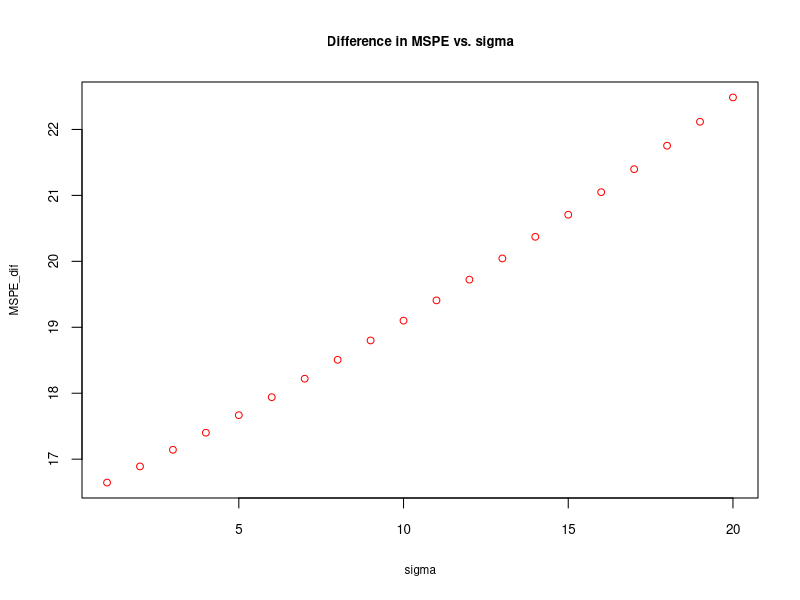

The R source for this figure: (Note: a time limit stopped this script after it produced the figure.)
## ---- chunk 1
# Population
populationX <- c(0, 3, 12)

#Container to have repeated samples
samples <- matrix(0, 2000, 3)
colnames(samples) <- c("FirstX", "SecondX", "ThirdX")

# Random samples from population
set.seed(123)
for (i in 1:nrow(samples)) {
  samples[i, ] <- sample(populationX, 3, replace = TRUE)
}
head(samples)
## ---- chunk 2
library(corrplot)

# Check if E(x_1)=E(x_2)=E(x_3)
round(colMeans(samples),2)

# Check if Var(x_1)=Var(x_2)=Var(x_3)
apply(samples, 2, var)

# Check correlation
cor(samples)

# Note that if we use only unique set of samples
uniqsam <- unique(samples)
colMeans(uniqsam)
apply(uniqsam, 2, var)
cor(uniqsam)
## ---- chunk 3
# Xbar
X_bar <- c() 
for(i in 1:nrow(samples)){
  X_bar[i] <- sum(samples[i, ]) / ncol(samples)
}

mean(X_bar)

# Xhat
X_hat <- c()
for(i in 1:nrow(samples)){
  X_hat[i] <- 0.5*samples[i, 1] + 0.5*samples[i, 3]
}

mean(X_hat)

# Xtilde
X_tilde <- c()
for(i in 1:nrow(samples)){
  X_tilde[i] <- samples[i,3]
}

mean(X_tilde)
## ---- chunk 4
var(X_bar)
var(X_hat)
var(X_tilde)
## ---- chunk 5
# The same example here again
populationX <- c(0, 3, 12)

# A container to have 2000 samples
Ms <- 2000 
samples <- matrix(0, Ms, 3)
colnames(samples) <- c("FirstX", "SecondX", "ThirdX")

# All samples (with replacement always)
set.seed(123)
for (i in 1:nrow(samples)) {
  samples[i, ] <- sample(populationX, 3, replace = TRUE)
}
head(samples)
## ---- chunk 6
# Container to record all predictions
predictions <- matrix(0, Ms, 2)

# fhat_1 = 9
for (i in 1:Ms) {
  predictions[i,1] <- 9
}

# fhat_2 - mean
for (i in 1:Ms) {
  predictions[i,2] <- sum(samples[i,])/length(samples[i,])
}

head(predictions)
## ---- chunk 7
# MSPE
MSPE <- matrix(0, Ms, 2)
for (i in 1:Ms) {
  MSPE[i,1] <- mean((populationX-predictions[i,1])^2)
  MSPE[i,2] <- mean((populationX-predictions[i,2])^2)
}
head(MSPE)

# Bias
bias1 <- mean(populationX)-mean(predictions[,1])
bias2 <- mean(populationX)-mean(predictions[,2])

# Variance (predictor)
var1 <- var(predictions[,1])
var2 <- var(predictions[,2])

# Variance (epsilon)
var_eps <- mean((populationX-mean(populationX))^2)
## ---- chunk 8
VBtradeoff <- matrix(0, 2, 4)
rownames(VBtradeoff) <- c("fhat_1", "fhat_2")
colnames(VBtradeoff) <- c("Bias", "Var(fhat)", "Var(eps)", "MSPE")
VBtradeoff[1,1] <- bias1^2
VBtradeoff[2,1] <- bias2^2
VBtradeoff[1,2] <- var1
VBtradeoff[2,2] <- var2
VBtradeoff[1,3] <- var_eps
VBtradeoff[2,3] <- var_eps
VBtradeoff[1,4] <- mean(MSPE[,1])
VBtradeoff[2,4] <- mean(MSPE[,2])
round(VBtradeoff, 3)
## ---- chunk 9
colMeans(MSPE)
## ---- chunk 10
pred <- c()

# The magnitude of bias
alpha <- (mean(populationX))^2/((mean(populationX)^2 + var_eps/3))
alpha

# Biased predictor
for (i in 1:Ms) {
  pred[i] <- alpha*predictions[i, 2]
}

# Check if E(alpha*Xbar) = alpha*mu_x
mean(pred)
alpha*mean(populationX)

# MSPE
MSPE_biased <- c()
for (i in 1:Ms) {
  MSPE_biased[i] <- mean((populationX-pred[i])^2)
}
mean(MSPE_biased)
## ---- chunk 11
VBtradeoff <- matrix(0, 3, 4)
rownames(VBtradeoff) <- c("fhat_1", "fhat_2", "fhat_3")
colnames(VBtradeoff) <- c("Bias", "Var(fhat)", "Var(eps)", "MSPE")
VBtradeoff[1,1] <- bias1^2
VBtradeoff[2,1] <- bias2^2
VBtradeoff[3,1] <- (mean(populationX)-mean(pred))^2
VBtradeoff[1,2] <- var1
VBtradeoff[2,2] <- var2
VBtradeoff[3,2] <- var(pred)
VBtradeoff[1,3] <- var_eps
VBtradeoff[2,3] <- var_eps
VBtradeoff[3,3] <- var_eps
VBtradeoff[1,4] <- mean(MSPE[,1])
VBtradeoff[2,4] <- mean(MSPE[,2])
VBtradeoff[3,4] <- mean(MSPE_biased)
round(VBtradeoff, 3)
## ---- chunk 12
# Function for X - fixed at repeated samples
# Argument l is used for correlation and with 0.01
# Correlation between x_1 and x_2 is 0.7494
xfunc <- function(n, l){
  set.seed(123)
  x_1 <- rnorm(n, 0, 25) 
  x_2 <- l*x_1+rnorm(n, 0, 0.2)
  X <- data.frame("x_1" = x_1, "x_2" = x_2)
  return(X)
}

# Note that we can model dependencies with copulas in R
# More specifically by using mvrnorn() function.  However, here
# We want one variable with a higher variance. which is easier to do manaully
# More: https://datascienceplus.com/modelling-dependence-with-copulas/ 

# Function for test set - with different X's but same distribution.
unseen <- function(n, sigma, l){
  set.seed(1)
  x_11 <- rnorm(n, 0, 25) 
  x_22 <- l*x_11+rnorm(n, 0, 0.2)
  f <- 0 + 2*x_11 + 2*x_22   
  y_u <- f + rnorm(n, 0, sigma) 
  un <- data.frame("y" = y_u, "x_1" = x_11, "x_2" = x_22)
  return(un)
}

# Function for simulation (M - number of samples)
sim <- function(M, n, sigma, l){
  
  X <- xfunc(n, l) # Repeated X's in each sample
  un <- unseen(n, sigma, l) # Out-of sample (y, x_1, x_2)

  # containers
  MSPE_ols <- rep(0, M)
  MSPE_b <- rep(0, M)
  coeff <- matrix(0, M, 3)
  coeff_b <- matrix(0, M, 2)
  yhat <- matrix(0, M, n)
  yhat_b <- matrix(0, M, n)
  
  # loop for samples
  for (i in 1:M) {
    f <- 0 + 2*X$x_1 + 2*X$x_2   # DGM
    y <- f + rnorm(n, 0, sigma)
    samp <- data.frame("y" = y, X)
    ols <- lm(y~., samp) # Unbaised OLS
    ols_b <- lm(y~x_1, samp) #Biased OLS
    coeff[i,] <- ols$coefficients
    coeff_b[i,] <- ols_b$coefficients
    yhat[i,] <- predict(ols, un)
    yhat_b[i,] <- predict(ols_b, un)
    MSPE_ols[i] <- mean((un$y-yhat[i])^2)
    MSPE_b[i] <- mean((un$y-yhat_b[i])^2)
  }
  d = mean(MSPE_ols)-mean(MSPE_b)
  output <- list(d, MSPE_b, MSPE_ols, coeff, coeff_b, yhat, yhat_b)
  return(output)
}

# Sensitivity of (MSPE_biased)-(MSPE_ols)
# different sigma for the irreducible error
sigma <- seq(1, 20, 1)
MSPE_dif <- rep(0, length(sigma))
for (i in 1: length(sigma)) {
  MSPE_dif[i] <- sim(1000, 100, sigma[i], 0.01)[[1]]
}

plot(sigma, MSPE_dif, col="red", main = "Difference in MSPE vs. sigma",
     cex = 0.9, cex.main= 0.8, cex.lab = 0.7, cex.axis = 0.8)
## ---- chunk 13
# Function for X for correlation
X <- xfunc(100, 0.001)
cor(X)
X <- xfunc(100, 0.0011)
cor(X)
# We use this in our simulation
X <- xfunc(100, 0.01)
cor(X)
## ---- chunk 14
# Sensitivity of (MSPE_biased)-(MSPE_ols)
# different levels of correlation when sigma^2=7
l <- seq(0.001, 0.011, 0.0001)
MSPE_dif <- rep(0, length(l))
for (i in 1: length(l)) {
  MSPE_dif[i] <- sim(1000, 100, 7, l[i])[[1]]
}

plot(l, MSPE_dif, col="red", main= "Difference in MSPE vs Correlation b/w X's",
     cex=0.9, cex.main= 0.8, cex.lab = 0.7, cex.axis = 0.8)
## ---- chunk 15
# Better example
set.seed(123)
popx <- floor(rnorm(10000, 10, 2))
summary(popx)

samples <- matrix(0, 1000, 200)
set.seed(1)
for (i in 1:nrow(samples)) {
  samples[i,] <- sample(popx, ncol(samples), replace = TRUE)
}
head(samples[, 1:10])
hist(rowMeans(samples), breaks = 20, cex.main=0.8,
     cex.lab = 0.8, main = "Histogram of X_bar's",
     xlab = "X_bar")
summary(rowMeans(samples))
mean(popx)
## ---- chunk 16
# Our sample
sample_0 <- samples[201,]
mean(sample_0)

# sd(F)
sdF <- sqrt(var(sample_0))*(1+1/sqrt(length(sample_0))) 

upper <- mean(sample_0) + 1.96*sdF
lower <- mean(sample_0) - 1.96*sdF
c(lower, upper)
## ---- chunk 17
# Getting one-sample.
set.seed(123)
x_1 <- rnorm(100, 0, 1) 
f <- 1 - 2 * x_1 # DGM
y <- f + rnorm(100, 0, 1)
inn <- data.frame(y, x_1)

# Getting out-of-sample data points.
set.seed(321)
x_1 <- rnorm(100, 0, 10) # sd =10 to see the prediction of outlier X's
f <- 1 - 2 * x_1 # DGM
y <- f + rnorm(100, 0, 1) 
out <- data.frame(y, x_1)

# OLS
ols <- lm(y~., inn)
yhat <- predict(ols, out)

# Let's have a Variance(f) function
# since variance is not fixed and changes by x_0

v <- function(xzero){
  n <- nrow(inn)
  sigma2_hat <- sum((inn$y - yhat)^2) / (n - 2) #we replace it with sample variance
  num= (xzero - mean(inn$x_1))^2
  denom = sum((inn$x_1 - mean(inn$x_1))^2)
  var <- sigma2_hat * (1 + 1/n + num/denom)
  x0 <- xzero
  outcome <- c(var, x0)
  return(outcome)
}

varF <- matrix(0, nrow(out), 2)
for (i in 1:nrow(out)) {
  varF[i, ] <- v(out$x_1[i])
}

data <- data.frame("sd" = c(sqrt(varF[,1])), "x0" = varF[,2], "yhat" = yhat,
                   "upper" = c(yhat + 1.96*sqrt(varF[,1])),
                    "lower" = c(yhat - 1.96*sqrt(varF[,1])))

require(plotrix)
plotCI(data$x0, data$yhat , ui=data$upper,
       li=data$lower, pch=21, pt.bg=par("bg"), scol = "blue", col="red",
       main = "Prediction interval for each y_0", ylab="yhat(-)(+)1.96sd",
       xlab="x_0", cex.main = 0.8, cex.lab = 0.8, cex.axis = 0.7)
